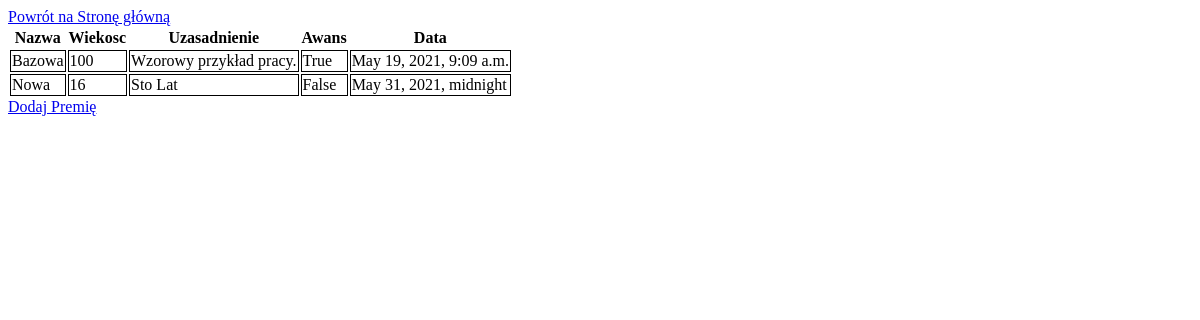
/polls/premia/, run on an earlier commit of the app's database.
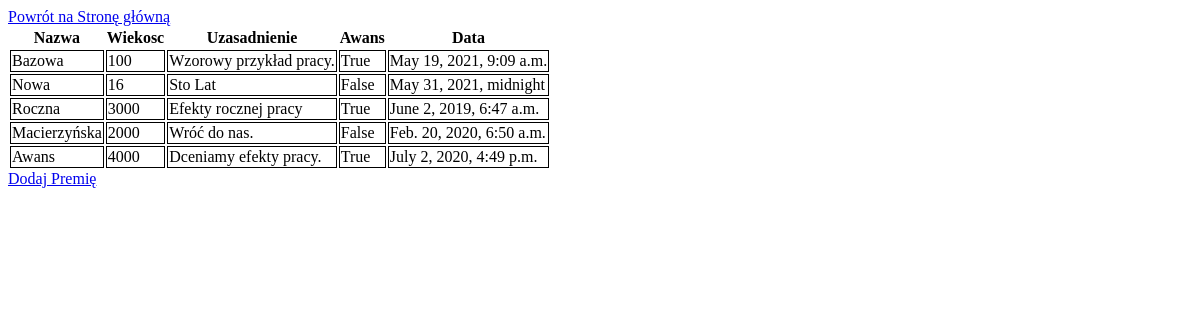
And on a later commit of the database.
### polls/models.py (models this page shows, shortened)
class Premia(models.Model):
    nazwa = models.CharField(max_length=200)
    wiekosc = models.PositiveIntegerField(default=0)
    uzasadnienie = models.TextField(max_length=7000)
    awans = models.BooleanField(default=0)
    data = models.DateTimeField('date published')

### polls/views.py (the view)
# urls.py: path('premia/', views.detail_premia),
def detail_premia(request):
    premia = Premia.objects.all()
    template = loader.get_template('polls/premia.html')
    context = {
        'premia': premia,
    }
    return HttpResponse(template.render(context, request))

### polls/templates/polls/premia.html
{% load static %}
<link rel="stylesheet" type="text/css" href="{% static 'polls/style.css' %}" />
<a href="{% url 'start' %}">Powrót na Stronę główną</a>
{% if premia %}
    <table>
        <tr>
            <th><a>Nazwa</a></th>
            <th><a>Wiekosc</a></th>
            <th><a>Uzasadnienie</a></th>
            <th><a>Awans</a></th>
            <th><a>Data</a></th>
        </tr>
    {% for premii in premia %}
        <tr>
            <td><a>{{premii.nazwa}}</a></td>
            <td><a>{{premii.wiekosc}}</a></td>
            <td><a>{{premii.uzasadnienie}}</a></td>
            <td><a>{{premii.awans}}</a></td>
            <td><a>{{premii.data}}</a></td>
        </tr>
    {% endfor %}
    </table>
{% else %}
    <p>No polls are available.</p>
{% endif %}
<a href="/polls/formularz_premia/">Dodaj Premię</a>

What changed in the data, as far as the page shows it:
added Premia: nazwa "Roczna", wiekosc "3000", uzasadnienie "Efekty rocznej pracy", awans "True", data "June 2, 2019, 6:47 a.m."
added Premia: nazwa "Macierzyńska", wiekosc "2000", uzasadnienie "Wróć do nas.", awans "False", data "Feb. 20, 2020, 6:50 a.m."
added Premia: nazwa "Awans", wiekosc "4000", uzasadnienie "Dceniamy efekty pracy.", awans "True", data "July 2, 2020, 4:49 p.m."
